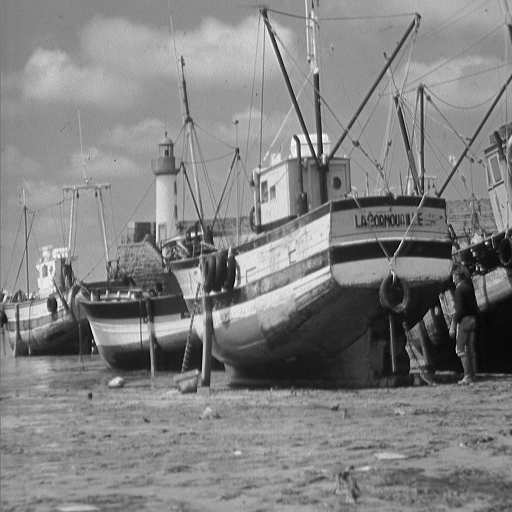
#> input picture figures/exams/boat.png, 512 x 512 px; its folder holds only this picture in this run
$ python exam_08_04.py
#> lines starting #> are read from the running program, lines starting #| are printed output that depends on the picture
import numpy as np
from PIL import Image
from pathlib import Path

figure_dir = Path(__file__).parent.parent / 'figures' / 'exams'


def load_as_gray_array(name):
#> called with name = 'boat'
    img = Image.open(figure_dir / f'{name}.png').convert('L')
    return np.asarray(img).copy()


def save_gray_array_as_img(array, name):
    img = Image.fromarray(array).convert('L')
    img.save(figure_dir / "{}.png".format(name), format='PNG')


def hflip(im):
    return im[::, ::-1]
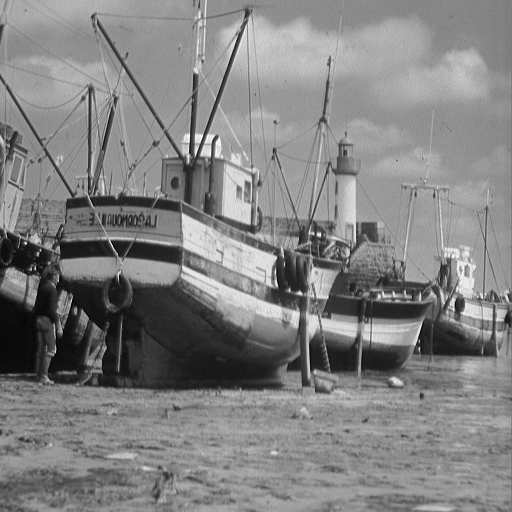
#> returned value: shape (512, 512); min 0, max 255, mean 129.8


def vflip(im):
    return im[::-1, ::]
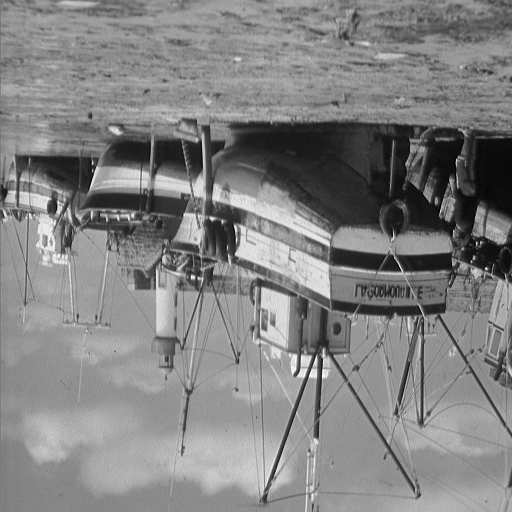
#> returned value: shape (512, 512); min 0, max 255, mean 129.8


def transpose(im):
    return im.T


def main():
    boat = load_as_gray_array('boat')
    save_gray_array_as_img(hflip(boat), 'boat_hflip')
    save_gray_array_as_img(vflip(boat), 'boat_vflip')
    save_gray_array_as_img(transpose(boat), 'boat_transpose')
#> call 3 of save_gray_array_as_img, with name = 'boat_transpose'
#> in save_gray_array_as_img (call 3), `img = Image.fromarray(array).convert('L')`:
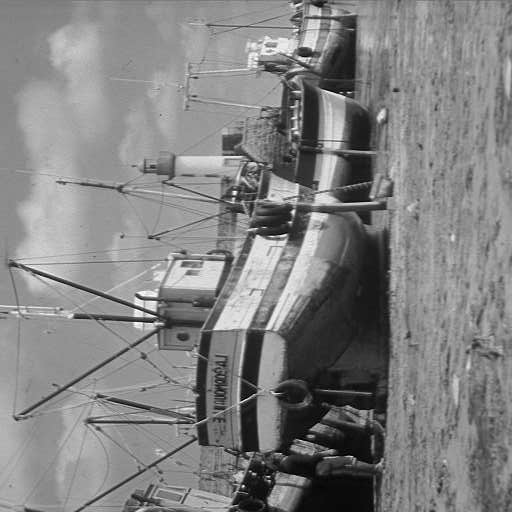
#> img: PIL image 512x512 L; min 0, max 255, mean 129.8


if __name__ == "__main__":
    main()
